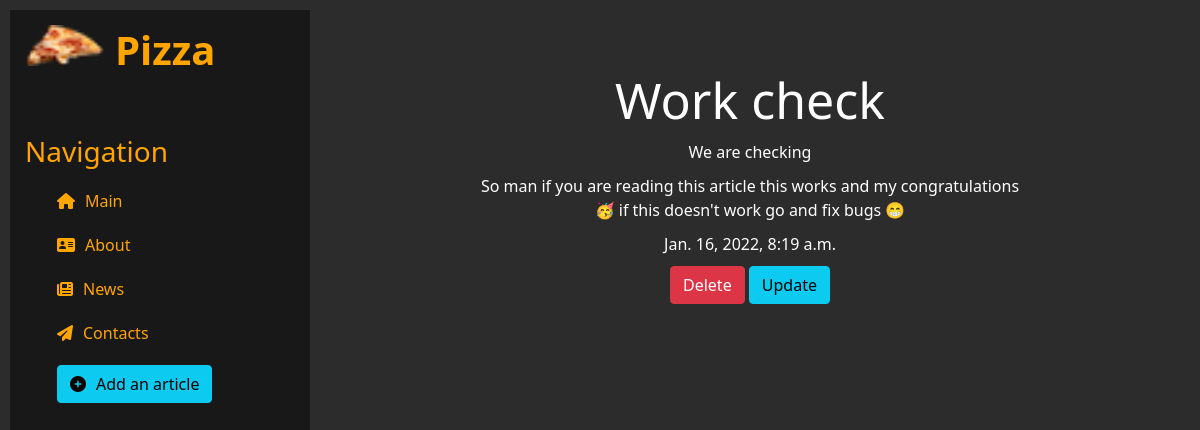
The page /news/1 on the database as committed earlier.
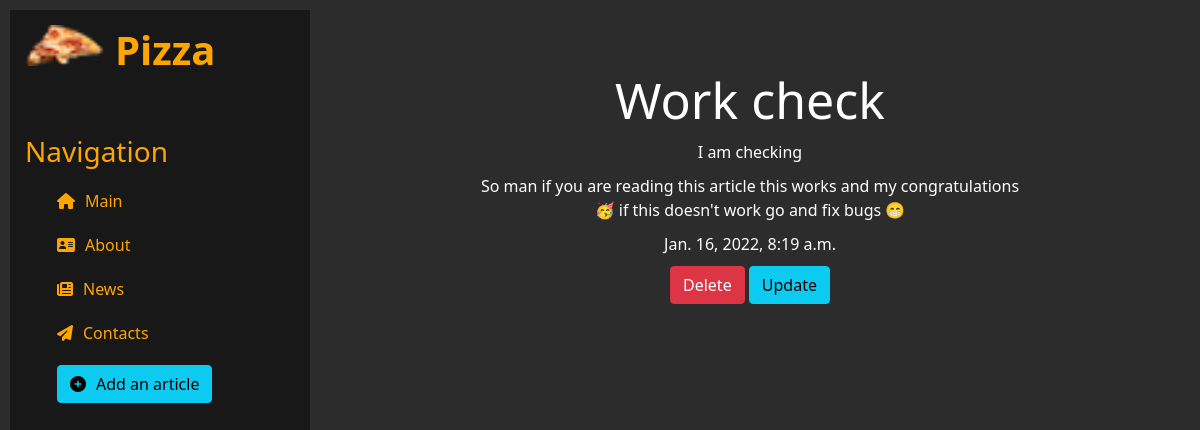
The same page on the database as committed later.
### news/models.py (models this page shows, shortened)
class Articles(models.Model):
    title = models.CharField('Title', max_length=50)
    anons = models.CharField('Anons', max_length=250)
    full_text = models.TextField('Article')
    date = models.DateTimeField('Publication date')

### news/views.py (the view)
# urls.py: path('<int:pk>', views.NewsDetailView.as_view(), name='news-detail'),
class NewsDetailView(DetailView):
    model = Articles
    template_name = 'news/details_view.html'
    context_object_name = 'article'

### news/templates/news/details_view.html (shortened to what this page needs)
{% extends 'main/layout.html' %}
{% block body %}
    <div class="features">
        <h1>{{ article.title }}</h1>
        <p>{{ article.anons }}</p>
        <p>{{ article.full_text }}</p>
        <p>{{ article.date }}</p>
        <a href="{% url 'news-delete' article.id %}" class="btn btn-danger">Delete</a>
        <a href="{% url 'news-update' article.id %}" class="btn btn-info">Update</a>
    </div>
{% endblock %}

### main/templates/main/layout.html (shortened to what this page needs)
{% load static %}
<html lang="en">
<head>
    <link rel="stylesheet" href="https://cdn.jsdelivr.net/npm/bootstrap@5.1.3/dist/css/bootstrap.min.css">
    <link rel="stylesheet" href="{% static 'main/css/main.css' %}">
</head>
<body>
    <aside>
        <img src="{% static 'main/img/pizza.png' %}" alt="pizza">
        <span class="pizzaLogo">Pizza</span>
        <h3>Navigation</h3>
        <ul>
            <a href="{% url 'home' %}"><li><i class="fas fa-home"></i>Main</li></a>
            <a href="{% url 'about' %}"><li><i class="fas fa-address-card"></i>About</li></a>
            <a href="{% url 'news_home' %}"><li><i class="fas fa-newspaper"></i>News</li></a>
            <a href="{% url 'contacts' %}"><li><i class="fas fa-paper-plane"></i>Contacts</li></a>
            <a href="{% url 'create' %}">
                <li><button class="btn btn-info"><i class="fas fa-plus-circle"></i>Add an article</button></li>
            </a>
        </ul>
    </aside>
    <main>
        {% block body %}
        {% endblock %}
    </main>
</body>
</html>

### static/main/css/main.css (style rules this page uses)
body { background: #2c2c2c; }
aside { position: fixed; width: 25%; height: 100vh; color: orange; z-index: 1; margin: 10px 0 10px 10px; background: #181818; padding: 15px 15px; }
aside img { float: left; width: 80px; }
aside .pizzaLogo { font-size: 40px; margin-left: 10px; font-weight: bold; position: relative; top: -5px }
aside h3 { margin-top: 50px; font-size:28px; }
aside ul { list-style: none }
aside ul li { color: orange; display: block; margin-top: 20px; transition: all .3s ease; text-decoration: none; }
aside ul a { text-decoration: none; }
.fa, .far, .fas { margin-right: 10px; }
main { margin-left: 300px; flex:1; }
main .features { text-align: center; float: left; color: #fff; margin: 70px 0; width: 100% }
main .features h1 { font-size: 50px }
main .features p { max-width: 550px; margin: 10px auto }

Rows that differ between the two databases and show on the page:
changed Articles "Work check": anons "We are checking" → "I am checking"
